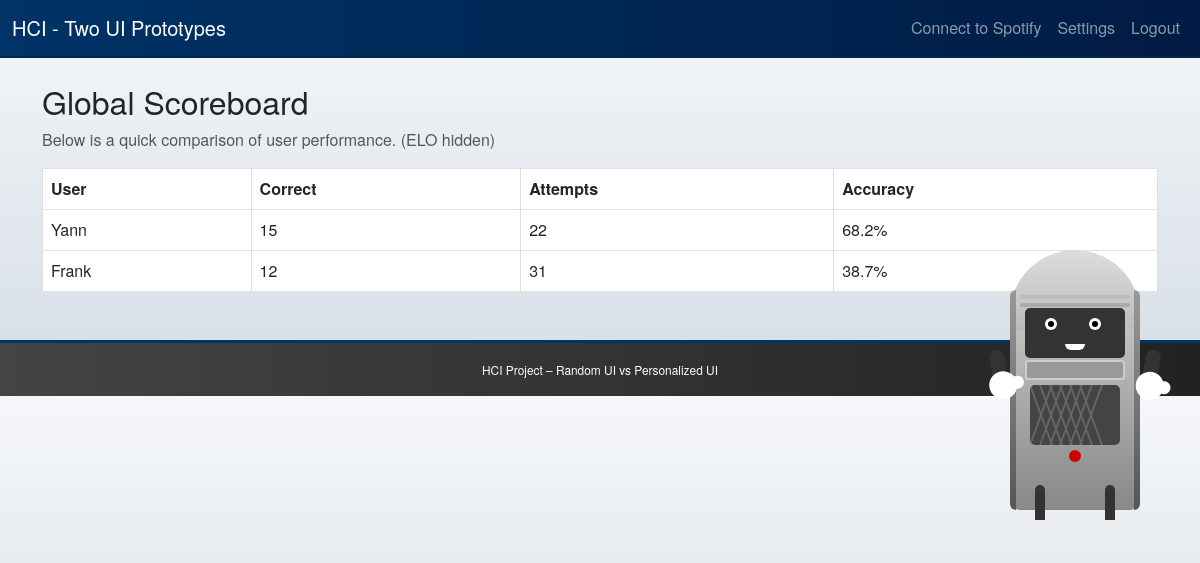
The app's page /scoreboard (signed in) with its own data.
### models.py (models this page shows, shortened)
class User(db.Model):
    id = db.Column(db.Integer, primary_key=True)
    username = db.Column(db.String(80), unique=True, nullable=False)
    password = db.Column(db.String(80), nullable=False)
    total_correct = db.Column(db.Integer, default=0)
    total_attempts = db.Column(db.Integer, default=0)
    missed_songs = db.Column(db.String(1000), default="[]")
    random_guess_elo = db.Column(db.Integer, default=1200)
    personalized_guess_elo = db.Column(db.Integer, default=1200)
    random_rank_elo = db.Column(db.Integer, default=1200)
    personalized_rank_elo = db.Column(db.Integer, default=1200)

### routes/quiz_main.py (the view)
@quiz_bp.route('/scoreboard')
@require_login
def scoreboard():
    users = User.query.all()
    def accuracy(u):
        if u.total_attempts == 0:
            return 0
        return u.total_correct / u.total_attempts
    sorted_users = sorted(users, key=lambda x: (accuracy(x), x.total_correct), reverse=True)
    return render_template('scoreboard.html', all_users=sorted_users)

### app.py (called while the page is built)
def create_app():
    load_dotenv()
    app = Flask(__name__)
    app.secret_key = "ANY_RANDOM_SECRET_FOR_DEVELOPMENT"
    app.config["SQLALCHEMY_DATABASE_URI"] = "sqlite:///guessing_game.db"
    app.config["SQLALCHEMY_TRACK_MODIFICATIONS"] = False
    db.init_app(app)
    @app.context_processor
    def inject_now():
        return {"now": datetime.datetime.now()}
    @app.context_processor
    def inject_buddy_message():
        return {
            "buddy_message": session.get("buddy_message", ""),
            "buddy_hint": session.get("buddy_hint", "")
        }
    from routes.auth import auth_bp
    from routes.quiz_base import quiz_bp
    import routes.quiz_main
    import routes.quiz_personalized
    import routes.quiz_ranking
    app.register_blueprint(auth_bp)
    app.register_blueprint(quiz_bp)
    with app.app_context():
        db.create_all()
    return app

### routes/quiz_main.py (called while the page is built)
def current_user():
    uid = session.get("user_id")
    if not uid:
        return None
    return User.query.get(uid)

def require_login(f):
    @wraps(f)
    def wrapper(*args, **kwargs):
        if not current_user():
            flash("Please log in first!", "warning")
            return redirect(url_for('auth_bp.login'))
        return f(*args, **kwargs)
    return wrapper

### templates/scoreboard.html
{% extends "layout.html" %}
{% block content %}
<h2>Global Scoreboard</h2>
<p class="text-muted">Below is a quick comparison of user performance. (ELO hidden)</p>
<table class="table table-bordered">
  <thead>
    <tr>
      <th>User</th>
      <th>Correct</th>
      <th>Attempts</th>
      <th>Accuracy</th>
    </tr>
  </thead>
  <tbody>
    {% for u in all_users %}
      {% set accuracy = 0 %}
      {% if u.total_attempts != 0 %}
        {% set accuracy = (u.total_correct / u.total_attempts) * 100 %}
      {% endif %}
      <tr>
        <td>{{ u.username }}</td>
        <td>{{ u.total_correct }}</td>
        <td>{{ u.total_attempts }}</td>
        <td>{{ accuracy|round(1) }}%</td>
      </tr>
    {% endfor %}
  </tbody>
</table>
{% endblock %}

### templates/layout.html (shortened to what this page needs)
<!DOCTYPE html>
<html>
<head>
  <link
    rel="stylesheet"
    href="https://cdn.jsdelivr.net/npm/bootstrap@5.3.0/dist/css/bootstrap.min.css"
  />
  <link rel="stylesheet" href="{{ url_for('static', filename='css/style.css') }}">
</head>
<body class="{% if session.color_theme == 'light' %}light-theme{% endif %}">
  <nav class="navbar navbar-expand-lg {% if session.color_theme == 'light' %}navbar-light bg-light{% else %}navbar-dark bg-dark{% endif %}">
    <div class="container-fluid">
      <a class="navbar-brand" href="{{ url_for('quiz_bp.dashboard') }}">
        HCI - Two UI Prototypes
      </a>
      <div class="collapse navbar-collapse" id="navbarToggler">
        <ul class="navbar-nav ms-auto">
          {% if session.spotify_token %}
            <li class="nav-item">
              <span class="nav-link">Spotify: Connected</span>
            </li>
          {% else %}
            <li class="nav-item">
              <a class="nav-link" href="{{ url_for('auth_bp.spotify_login') }}">Connect to Spotify</a>
            </li>
          {% endif %}
          {% if session.user_id %}
          <li class="nav-item">
            <a class="nav-link" href="{{ url_for('quiz_bp.settings') }}">Settings</a>
          </li>
          <li class="nav-item">
            <a class="nav-link" href="{{ url_for('auth_bp.logout') }}">Logout</a>
          </li>
          {% endif %}
        </ul>
      </div>
    </div>
  </nav>
  <div class="container mt-4">
    {% block content %}{% endblock %}
  </div>
  <footer class="bg-secondary text-white mt-5 py-3">
    <div class="container text-center">
      <small>HCI Project – Random UI vs Personalized UI</small>
    </div>
  </footer>
</body>
</html>
  <div class="jukebox" id="jukebox"
       style="position: fixed; top: 50%; right: 60px; transform: translateY(-50%); z-index:9999;">
    <div class="silver-band left"></div>
    <div class="silver-band right"></div>
    <div class="decorative-line"></div>
    <div class="face">
      <div class="eye left"><div class="pupil"></div></div>
      <div class="eye right"><div class="pupil"></div></div>
      <div class="mouth" id="mouth"></div>
    </div>
    <div class="grille"></div>
    <div class="speaker"></div>
    <div class="button"></div>
    <div class="arm arm-left"><div class="hand"></div></div>
    <div class="arm arm-right"><div class="hand"></div></div>
    <div class="leg leg-left"><div class="shoe"></div></div>
    <div class="leg leg-right"><div class="shoe"></div></div>
  </div>
</body>
</html>

### static/css/style.css (style rules this page uses)
body { background: linear-gradient(180deg, #f5f7fa 0%, #d4dce4 100%); margin: 0; padding: 0; font-family: "Helvetica Neue", Arial, sans-serif; }
.navbar-dark.bg-dark { background: linear-gradient(90deg, #003366 0%, #001B44 100%); border-bottom: 2px solid #002244; }
footer.bg-secondary { background: linear-gradient(90deg, #444 0%, #222 100%); border-top: 3px solid #003366; }
footer .container { font-size: 0.85rem; }
.table-bordered > :not(caption) > * > * { border-color: #ddd !important; }

### templates/layout.html (style rules this page uses)
.jukebox { position: relative; width: 130px; height: 220px; background: linear-gradient(to bottom, #cccccc 0%, #888888 100%); border-radius: 10px; animation: dance 3s infinite ease-in-out; transform-origin: center bottom; cursor: pointer; }
.jukebox::before { content: ''; position: absolute; top: -40px; left: 0; width: 130px; height: 80px; background: linear-gradient(to bottom, #dddddd 0%, #bbbbbb 100%); border-radius: 65px 65px 0 0; }
.silver-band { position: absolute; top: 0; width: 6px; height: 100%; background: linear-gradient(to bottom, #999 0%, #555 100%); }
.silver-band.left { left: 0; border-top-left-radius: 10px; border-bottom-left-radius: 10px; }
.silver-band.right { right: 0; border-top-right-radius: 10px; border-bottom-right-radius: 10px; }
.decorative-line { position: absolute; top: 5px; left: 10px; width: 110px; height: 4px; background: #bbb; border-radius: 2px; }
.decorative-line::after { content: ''; position: absolute; top: 8px; left: 0; width: 110px; height: 4px; background: #aaa; border-radius: 2px; }
.face { position: absolute; top: 18px; left: 15px; width: 100px; height: 50px; background: #333; border-radius: 5px; overflow: hidden; z-index: 2; }
.eye { position: absolute; top: 10px; width: 12px; height: 12px; background: #fff; border-radius: 50%; overflow: hidden; }
.eye.left { left: 20px; }
.eye.right { left: 64px; }
.pupil { position: absolute; top: 3px; left: 3px; width: 6px; height: 6px; background: #000; border-radius: 50%; }
.mouth { position: absolute; bottom: 8px; left: 40px; width: 20px; height: 6px; background: #fff; border-radius: 0 0 20px 20px; transform-origin: bottom center; }
.grille { position: absolute; top: 70px; left: 15px; width: 100px; height: 20px; background: #ccc; border-radius: 3px; }
.grille::before { content: ''; position: absolute; top: 2px; left: 2px; width: 96px; height: 16px; background: #999; border-radius: 2px; }
.speaker { position: absolute; top: 95px; left: 20px; width: 90px; height: 60px; background: #444; border-radius: 5px; overflow: hidden; }
.speaker::before { content: ''; position: absolute; width: 2px; height: 100%; background: #666; left: 10px; transform: skew(20deg); box-shadow: 10px 0 0 #666, 20px 0 0 #666, 30px 0 0 #666, 40px 0 0 #666, 50px 0 0 #666; }
.speaker::after { content: ''; position: absolute; width: 2px; height: 100%; background: #666; left: 10px; transform: skew(-20deg); box-shadow: 10px 0 0 #666, 20px 0 0 #666, 30px 0 0 #666, 40px 0 0 #666, 50px 0 0 #666; }
.button { position: absolute; top: 160px; left: 50%; transform: translateX(-50%); width: 12px; height: 12px; background: #c00; border-radius: 50%; }
.arm { position: absolute; width: 15px; height: 45px; background: #333; border-radius: 30px; transform-origin: top center; animation: armSway 4s infinite ease-in-out; }
.arm-left { top: 60px; left: -22px; transform: rotate(-10deg); }
.arm-right { top: 60px; right: -22px; transform: rotate(10deg); }
.hand { position: absolute; bottom: -5px; left: -5px; width: 28px; height: 28px; background: #fff; border-radius: 50%; }
.hand::before { content: ''; position: absolute; width: 13px; height: 13px; background: #fff; border-radius: 50%; top: 7px; right: -7px; }
.leg { position: absolute; width: 10px; height: 50px; background: #333; border-radius: 5px; bottom: -25px; transform-origin: top center; }
.leg-left { left: 25px; animation: legLeftWiggle 4s infinite ease-in-out; }
.leg-right { right: 25px; animation: legRightWiggle 4s infinite ease-in-out; }
.shoe { position: absolute; bottom: 0; left: -8px; width: 25px; height: 15px; background: #eee; border-radius: 10px; }

### records on screen
User: username "Yann", total_correct "15", total_attempts "22", accuracy "68.2"
User: username "Frank", total_correct "12", total_attempts "31", accuracy "38.7"
